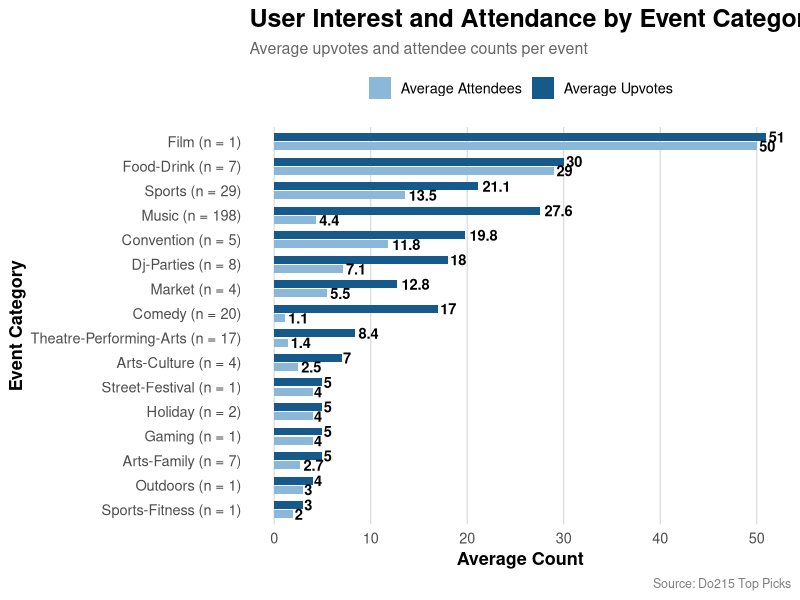

This chart was generated by the following R code: (Note: this script raises an error after producing the figure.)
library(tidyverse)
library(lubridate)

do215_events <- read_csv(
  "data/raw/events/Upcoming Events/do215_top_picks.csv",
  show_col_types = FALSE
)

view(do215_events)
dim(do215_events)
names(do215_events)

do215_events <- do215_events %>%
  mutate(
    event_name = str_squish(event_name),
    category = str_squish(category),
    byline = str_squish(byline),
    venue = str_squish(venue),
    city = str_squish(city),
    state = str_squish(state),
    zip_code = str_squish(zip_code),
    event_time = str_squish(event_time),
    series_info = str_squish(series_info),
    extra_text = str_squish(extra_text)
  )

do215_events <- do215_events %>%
  mutate(
    attendees = as.numeric(attendees),
    upvotes = as.numeric(upvotes),
    event_id = as.character(event_id)
  )

#check if there is any missing value
missing_summary <- do215_events %>%
  summarise(
    across(
      everything(),
      ~ sum(is.na(.))
    )
  ) %>%
  pivot_longer(
    everything(),
    names_to = "variable",
    values_to = "missing"
  ) %>%
  arrange(desc(missing))

missing_summary

#check if there is any duplicated data
duplicate_events <- do215_events %>%
  count(event_id, sort = TRUE) %>%
  filter(!is.na(event_id), n > 1)
duplicate_events

do215_events <- do215_events %>%
  distinct(event_id, .keep_all = TRUE)

#find the most popular upcoming events
top_10_events <- do215_events %>%
  arrange(desc(upvotes)) %>%
  select(
    event_name,
    category,
    venue,
    event_time,
    attendees,
    upvotes,
    is_free
  ) %>%
  slice_head(n = 10)

top_10_events

#analyze the category distribution
category_summary <- do215_events %>%
  group_by(category) %>%
  summarise(
    n_events = n(),
    total_upvotes = sum(upvotes, na.rm = TRUE),
    total_attendees = sum(attendees, na.rm = TRUE),
    avg_upvotes = mean(upvotes, na.rm = TRUE),
    avg_attendees = mean(attendees, na.rm = TRUE),
    median_upvotes = median(upvotes, na.rm = TRUE),
    median_attendees = median(attendees, na.rm = TRUE)
  ) %>%
  arrange(desc(total_upvotes))

category_summary

#data visualization

library(ggplot2)
library(dplyr)
library(tidyr)
library(forcats)

# Prepare data
category_plot <- category_summary %>%
  select(
    category,
    n_events,
    avg_upvotes,
    avg_attendees
  ) %>%
  pivot_longer(
    cols = c(avg_upvotes, avg_attendees),
    names_to = "measure",
    values_to = "value"
  ) %>%
  mutate(
    measure = recode(
      measure,
      avg_upvotes = "Average Upvotes",
      avg_attendees = "Average Attendees"
    ),
    category = fct_reorder(
      category,
      ifelse(
        measure == "Average Upvotes",
        value,
        NA_real_
      ),
      .fun = median,
      na.rm = TRUE
    ),
    category_label = paste0(
      str_to_title(as.character(category)),
      " (n = ", n_events, ")"
    )
  )

# Plot
ggplot(
  category_plot,
  aes(
    x = fct_reorder(
      category_label,
      value,
      .fun = median
    ),
    y = value,
    fill = measure
  )
) +
  geom_col(
    position = position_dodge(width = 0.75),
    width = 0.65
  ) +
  
  geom_text(
    aes(
      label = round(value, 1)
    ),
    position = position_dodge(width = 0.75),
    hjust = -0.15,
    size = 3.7,
    fontface = "bold"
  ) +
  
  scale_fill_manual(
    values = c(
      "Average Upvotes" = "#155A8A",
      "Average Attendees" = "#8BB8D8"
    )
  ) +
  
  coord_flip() +
  
  labs(
    title = "User Interest and Attendance by Event Category",
    subtitle = "Average upvotes and attendee counts per event",
    x = "Event Category",
    y = "Average Count",
    fill = NULL,
    caption = "Source: Do215 Top Picks"
  ) +
  
  theme_minimal(base_size = 13) +
  theme(
    plot.title = element_text(
      size = 18,
      face = "bold"
    ),
    plot.subtitle = element_text(
      size = 11.5,
      color = "gray40"
    ),
    plot.caption = element_text(
      size = 9,
      color = "gray50"
    ),
    axis.title = element_text(
      face = "bold"
    ),
    axis.text.y = element_text(
      size = 10.5
    ),
    legend.position = "top",
    panel.grid.major.y = element_blank(),
    panel.grid.minor = element_blank(),
    panel.grid.major.x = element_line(
      color = "gray85",
      linewidth = 0.4
    )
  )

#graph2
install.packages("ggrepel")

category_scatter <- category_summary %>%
  mutate(
    category_label = paste0(
      str_to_title(category),
      " (n = ", n_events, ")"
    ),
    log_avg_attendees = log1p(avg_attendees),
    log_avg_upvotes = log1p(avg_upvotes)
  )

ggplot(
  category_scatter,
  aes(
    x = log_avg_attendees,
    y = log_avg_upvotes
  )
) +
  geom_point(
    aes(size = n_events),
    color = "#176B9A",
    alpha = 0.75
  ) +
  
  geom_text_repel(
    aes(label = category_label),
    color = "#174A6E",
    size = 3.8,
    fontface = "bold",
    box.padding = 0.6,
    point.padding = 0.5,
    force = 2,
    max.overlaps = Inf,
    min.segment.length = 0,
    segment.color = "gray60"
  ) +
  
  scale_size(
    range = c(3, 9),
    guide = "none"
  ) +
  
  labs(
    title = "User Interest vs. Attendance Across Event Categories",
    subtitle = "Average values shown on a log(1 + x) scale",
    x = "Average Attendees [log(1 + x)]",
    y = "Average Upvotes [log(1 + x)]",
    caption = "Source: Do215 Top Picks"
  ) +
  
  theme_minimal(base_size = 13) +
  
  theme(
    plot.title = element_text(
      size = 18,
      face = "bold"
    ),
    plot.subtitle = element_text(
      size = 11.5,
      color = "gray40"
    ),
    panel.grid.minor = element_blank()
  )
